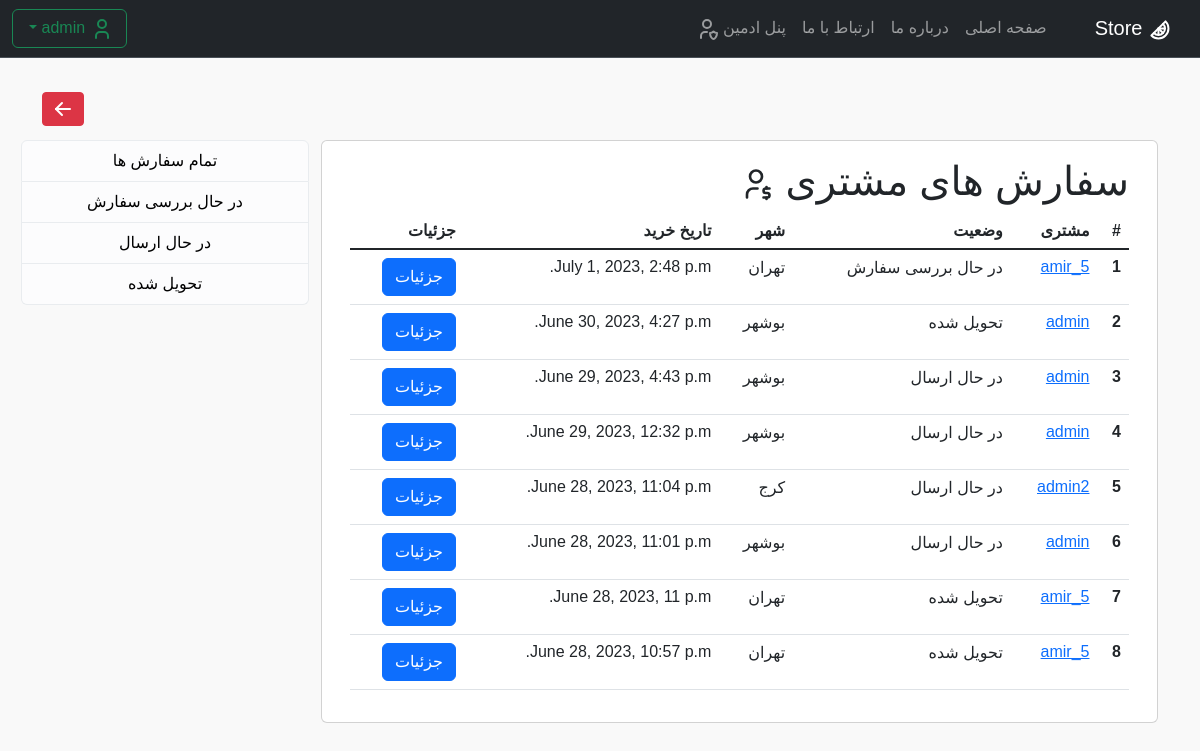
The app's page /panel/order_customer/ (signed in), older data.
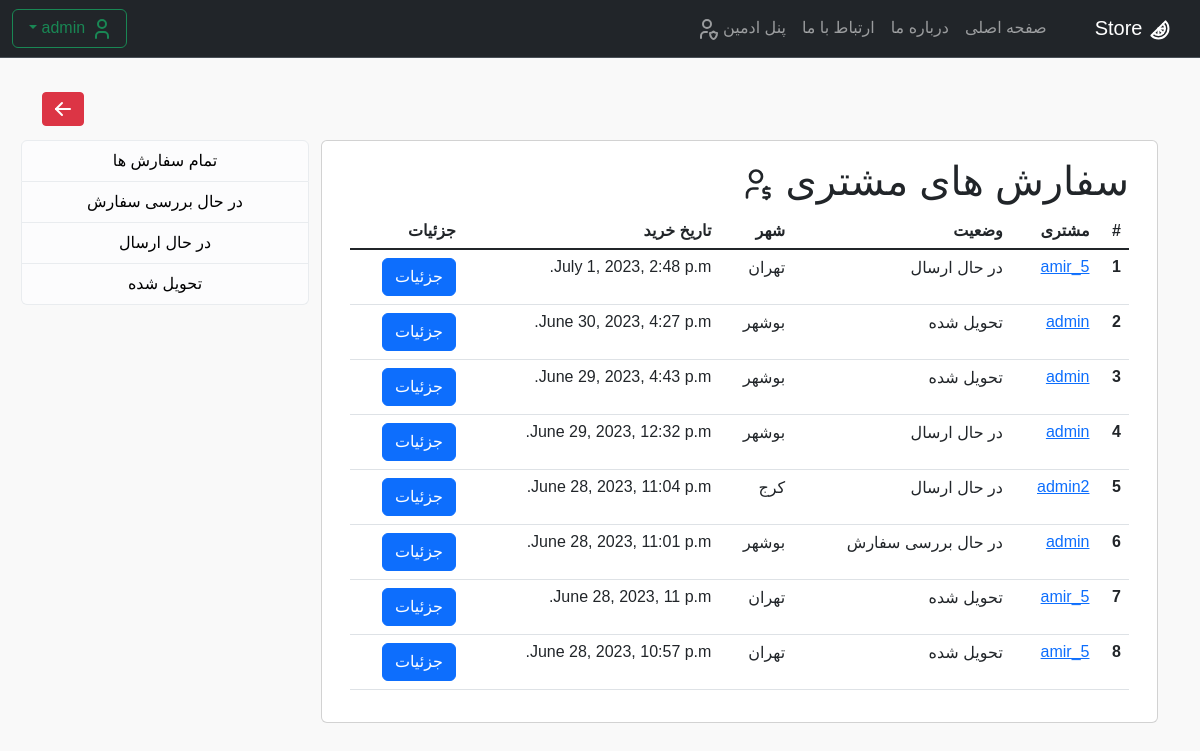
The same page, newer data.
### carts/models.py (models this page shows, shortened)
class Order(models.Model):
    STATUS_CHOICES = (
        ('در حال بررسی سفارش', 'در حال بررسی سفارش'),
        ('در حال ارسال', 'در حال ارسال'),
        ('تحویل شده', 'تحویل شده'),
    )
    customer = models.ForeignKey(User, on_delete=models.CASCADE, verbose_name='نام کاربر')
    date_order = models.DateTimeField(auto_now_add=True, verbose_name='تاریخ خرید')
    total_price = models.FloatField(blank=True, null=True, verbose_name='قیمت کل')
    status = models.CharField(
        max_length=50,
        choices=STATUS_CHOICES, default='در حال بررسی سفارش')

### accounts/models.py (models this page shows, shortened)
class User(AbstractUser):
    email = models.EmailField(unique=True)
    city = models.ForeignKey(City, on_delete=models.CASCADE, null=True)

### products/models.py (models this page shows, shortened)
class City(models.Model):
    TYPE_CHOICES = (
        ("آبادان", "آبادان"),
        ("بوشهر", "بوشهر"),
        ("تهران", "تهران"),
        ("کرج", "کرج"),
        ("تبریز", "تبریز"),
        ("مشهد", "مشهد"),
        ("اصفهان", "اصفهان"),
        ("شیراز", "شیراز"),
        ("قم", "قم"),
        ("قشم", "قشم"),
        ("کرمان", "کرمان"),
        ("کردستان", "کردستان"),
    )
    name = models.CharField(max_length=50, choices=TYPE_CHOICES)
    def __str__(self):
        return f"{self.name}"

### pages/views.py (the view)
# urls.py: path('panel/order_customer/', Panel_AdminOrder.as_view(), name='list_order_customer'),
class Panel_AdminOrder(View):
    @method_decorator(permission_required('carts.view_order'))
    def get(self, request):
        order_list = Order.objects.order_by('-date_order')
        order_cat_status = [
            ('در حال بررسی سفارش', 'در حال بررسی سفارش'),
            ('در حال ارسال', 'در حال ارسال'),
            ('تحویل شده', 'تحویل شده'),
        ]
        category_status = request.GET.get('cat_status')
        if category_status:
            order_list = order_list.filter(status=category_status)
        context = {
            'category_status': order_cat_status,
            'admin_order': order_list
        }
        return render(request, 'admin/Order.html', context=context)
    def dispatch(self, request, *args, **kwargs):
        if not request.user.is_staff:
            return HttpResponseForbidden("<b><h2>دسترسی ممنوع است</h2></b><h4> .فقط مدیر سایت میتواند وارد شود</h4>")
        return super().dispatch(request, *args, **kwargs)

### templates/admin/Order.html (shortened to what this page needs)
{% extends 'base.html' %}
{% block content %}
<br>
<button type="submit" class="btn btn-danger btn-sm" style="float:left"><a class="nav-link active"
                                                                          href="{% url 'panel_admin' %}">
</a></button>
<br>
<br>
<div class="container">
    <div class="row">
        <div class="col-md-9">
            <div class="row">
                <div class="card">
                    <div class="card-body">
                        <h1>سفارش های مشتری
                        </h1>
                        <table class="table table-hover">
                            <thead>
                            <tr>
                                <th scope="col">#</th>
                                <th scope="col">مشتری</th>
                                <th scope="col">وضعیت</th>
                                <th scope="col">شهر</th>
                                <th scope="col">تاریخ خرید</th>
                                <th scope="col">جزئیات</th>
                            </tr>
                            </thead>
                            <tbody class="table-group-divider">
                            {% for or in admin_order %}
                            <tr class="table-row">
                                <th scope="row">{{ forloop.counter }}</th>
                                <td><a href="{% url 'Det_order' or.pk %}">{{ or.customer }}</a></td>
                                <td>{{ or.status }}</td>
                                <td>{{ or.customer.city }}</td>
                                <td>{{ or.date_order }}</td>
                                <td>
                                    <button type="button" class="btn btn-primary btn">
                                        <a class="nav-link active" href="{% url 'Det_order' or.pk %}">جزئیات</a>
                                    </button>
                                </td>
                            </tr>
                            {% endfor %}
                            </tbody>
                        </table>
                    </div>
                </div>
            </div>
        </div>
        <div class="col-md-3">
            <div style="width: 18rem;">
                <div class="list-group text-center">
                    <a href="{% url 'list_order_customer' %}"
                       class="list-group-item list-group-item-action list-group-item-light"
                       style="text-decoration: none; color: black;">
                        تمام سفارش ها
                    </a>
                    {% for cat in category_status %}
                    <a href="/panel/order_customer/?cat_status={{ cat.0 }}"
                       class="list-group-item list-group-item-action list-group-item-light"
                       style="text-decoration: none; color: black;">
                        {{ cat.1 }}
                    </a>
                    {% endfor %}
                </div>
            </div>
        </div>
    </div>
</div>
{% endblock %}

Row changes from the older to the newer data that the page shows:
changed Order "July 1, 2023, 2:48 p.m.": status "در حال بررسی سفارش" → "در حال ارسال"
changed Order "June 29, 2023, 4:43 p.m.": status "در حال ارسال" → "تحویل شده"
changed Order: status "در حال ارسال" → "در حال بررسی سفارش"
